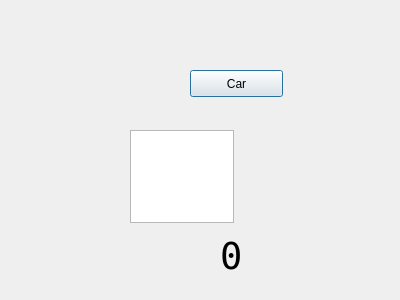
<?xml version="1.0" encoding="UTF-8"?>
<ui version="4.0">
 <class>Dialog</class>
 <widget class="QDialog" name="Dialog">
  <property name="geometry">
   <rect>
    <x>0</x>
    <y>0</y>
    <width>400</width>
    <height>300</height>
   </rect>
  </property>
  <property name="windowTitle">
   <string>Dialog</string>
  </property>
  <widget class="QPushButton" name="car_button">
   <property name="geometry">
    <rect>
     <x>190</x>
     <y>70</y>
     <width>93</width>
     <height>27</height>
    </rect>
   </property>
   <property name="text">
    <string>Car</string>
   </property>
  </widget>
  <widget class="QLabel" name="car_count">
   <property name="geometry">
    <rect>
     <x>220</x>
     <y>230</y>
     <width>66</width>
     <height>51</height>
    </rect>
   </property>
   <property name="font">
    <font>
     <family>Andale Mono</family>
     <pointsize>28</pointsize>
    </font>
   </property>
   <property name="text">
    <string>0</string>
   </property>
  </widget>
  <widget class="QTextEdit" name="palaute">
   <property name="geometry">
    <rect>
     <x>130</x>
     <y>130</y>
     <width>104</width>
     <height>93</height>
    </rect>
   </property>
  </widget>
 </widget>
 <resources/>
 <connections/>
</ui>
